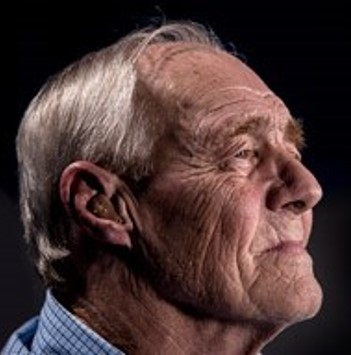
#> input picture OldMan.jpg, 351 x 355 px
$ python BasicTask.py
#> lines starting #> are read from the running program, lines starting #| are printed output that depends on the picture
import cv2
import numpy as np

img = cv2.imread("OldMan.jpg")
#> img is the input picture: shape (355, 351, 3); mean B, G, R 51.9, 52.8, 73.3

cv2.imshow("Before",img)
# バイラテラルフィルタ
#BlurImg = cv2.GaussianBlur(img,(3,3),0)
#dst = cv2.bilateralFilter(BlurImg, 30, sigmaColor=80, sigmaSpace=80)#sigmaColorは大きくしすぎない
#cv2.imshow("BlurAfter",dst)
dst = cv2.bilateralFilter(img, 30, sigmaColor=120, sigmaSpace=60)#sigmaColorは大きくしすぎない
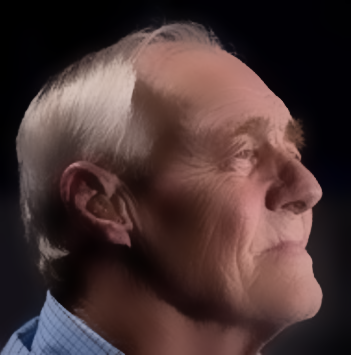
#> dst: shape (355, 351, 3); mean B, G, R 51.5, 52.4, 72.9
cv2.imshow("NotBlurAfter",dst)
cv2.waitKey(0)

$ run again, with sample.jpg copied over OldMan.jpg
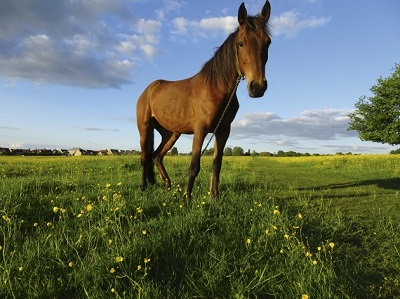
#> input picture sample.jpg, 400 x 299 px
#> img is the input picture: shape (299, 400, 3); mean B, G, R 98.4, 113.3, 102.7
#> `dst = cv2.bilateralFilter(img, 30, sigmaColor=120, sigmaSpace=60)#sigm..`:
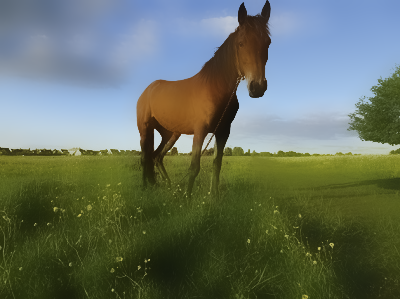
#> dst: shape (299, 400, 3); mean B, G, R 97.9, 112.8, 102.1
